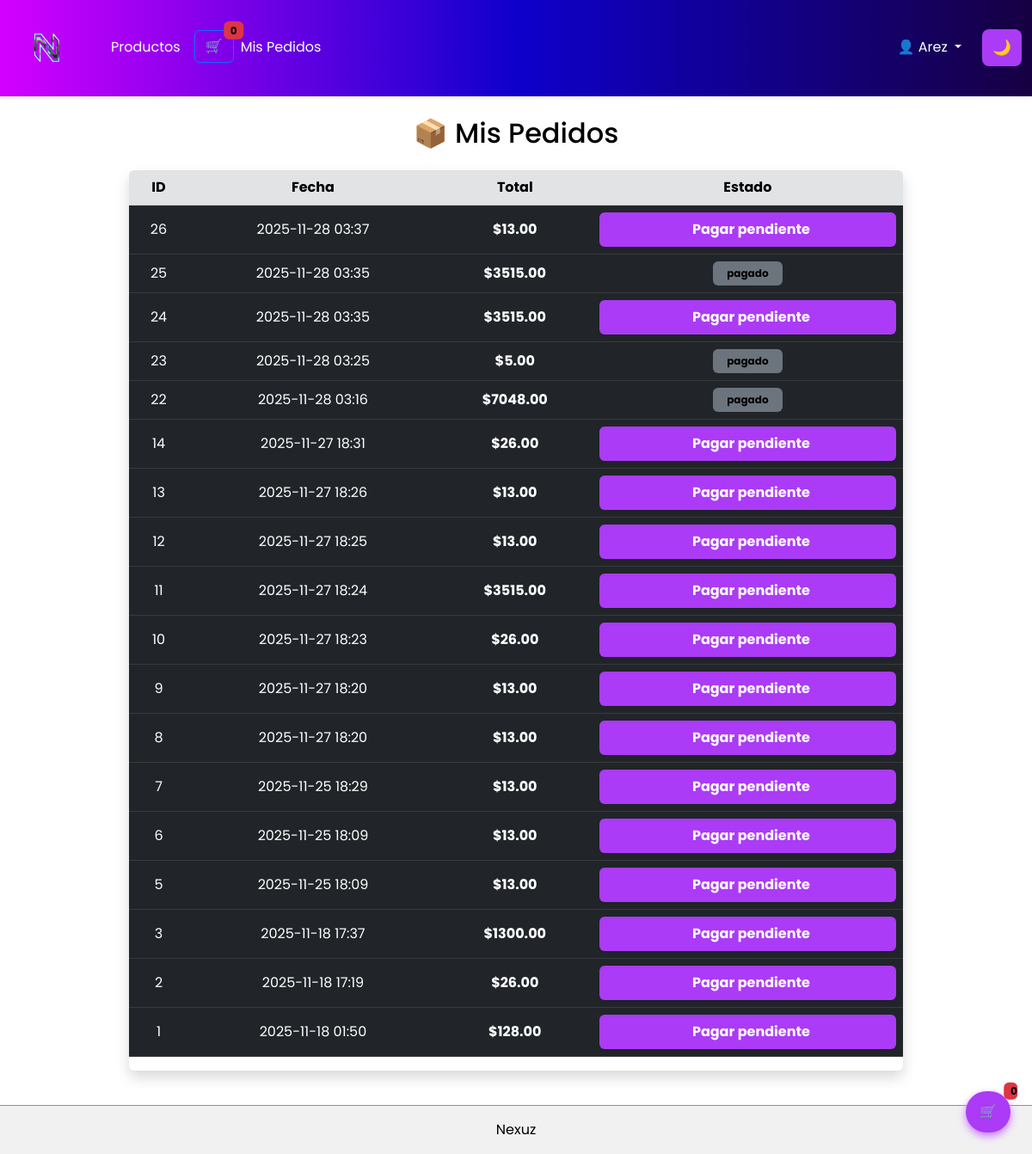
Screenshot of /pedidos/mios (signed in) with the database file from the repository.
### models/pedido.py (models this page shows)
class Pedido(db.Model):
    id = db.Column(db.Integer, primary_key=True)
    usuario_id = db.Column(db.Integer, nullable=False)
    fecha = db.Column(db.DateTime, default=datetime.utcnow)
    total = db.Column(db.Float, nullable=False)
    estado = db.Column(db.String(20), default="pendiente")  # pendiente | pagado | entregado

### routes/pedidos.py (the view)
@pedidos_bp.get("/pedidos/mios")
def mis_pedidos():
    if not session.get("usuario_id"):
        return redirect(url_for("auth.login"))
    pedidos = Pedido.query.filter_by(
        usuario_id=session["usuario_id"]
    ).order_by(Pedido.fecha.desc()).all()
    return render_template("pedidos/mios.html", pedidos=pedidos)

### templates/pedidos/mios.html (shortened to what this page needs)
{% extends "base.html" %}
{% block content %}
<h2 class="mb-4 text-center">📦 Mis Pedidos</h2>
{% if pedidos %}
<div class="d-flex justify-content-center">
    <div class="table-responsive shadow rounded" style="max-width: 900px; width: 100%;">
        <table class="table table-dark table-hover align-middle text-center">
            <thead class="table-secondary text-dark">
                <tr>
                    <th>ID</th>
                    <th>Fecha</th>
                    <th>Total</th>
                    <th>Estado</th>
                </tr>
            </thead>
            <tbody>
                {% for p in pedidos %}
                <tr>
                    <td>{{ p.id }}</td>
                    <td>{{ p.fecha.strftime('%Y-%m-%d %H:%M') }}</td>
                    <td class="fw-bold">${{ "%.2f"|format(p.total) }}</td>
                    <td>
                        {% if p.estado == "pendiente" %}
            <form action="{{ url_for('pedidos.pagar_pendiente', pedido_id=p.id) }}"
                  method="post" class="d-grid">
               <button type="submit"
                       class="btn btn-success w-100 py-2 fs-6 fw-bold shadow-sm d-flex align-items-center justify-content-center gap-2">
                   Pagar pendiente
              </button>
            </form>
                        {% elif p.estado == "completado" %}
                            <span class="badge bg-success px-3 py-2">Completado</span>
                        {% else %}
                            <span class="badge bg-secondary px-3 py-2">{{ p.estado }}</span>
                        {% endif %}
                    </td>
                </tr>
                {% endfor %}
            </tbody>
        </table>
    </div>
</div>
{% else %}
<p class="alert alert-info text-center mt-4">Aún no tienes pedidos registrados.</p>
{% endif %}
{% endblock %}

### static/css/estilos.css (style rules this page uses)
:root { --bg: #ffffff; --text: #000000; --card-bg: #f1f1f1; --accent: #ab3bf6; --nav-bg: linear-gradient(90deg, #d400ff 0%, #0e00cc 50%, #170042 100%); --nav-text: #ffffff; }
body { background: var(--bg); color: var(--text); margin: 0; font-family: "Poppins", sans-serif; transition: 0.3s ease; }
.btn-primary, .btn-success, .btn-outline-success { background: var(--accent) !important; border: none !important; }
.badge { color: var(--text) !important; }
.text-white, .text-dark { color: var(--text) !important; }

### rows the page displays
Pedido: id "26", fecha "2025-11-28 03:37", total "13.00"
Pedido: id "25", fecha "2025-11-28 03:35", total "3515.00", estado "pagado"
Pedido: id "24", fecha "2025-11-28 03:35", total "3515.00"
Pedido: id "23", fecha "2025-11-28 03:25", total "5.00", estado "pagado"
Pedido: id "22", fecha "2025-11-28 03:16", total "7048.00", estado "pagado"
Pedido: id "14", fecha "2025-11-27 18:31", total "26.00"
Pedido: id "13", fecha "2025-11-27 18:26", total "13.00"
Pedido: id "12", fecha "2025-11-27 18:25", total "13.00"
Pedido: id "11", fecha "2025-11-27 18:24", total "3515.00"
Pedido: id "10", fecha "2025-11-27 18:23", total "26.00"
Pedido: id "9", fecha "2025-11-27 18:20", total "13.00"
Pedido: id "8", fecha "2025-11-27 18:20", total "13.00"
Pedido: id "7", fecha "2025-11-25 18:29", total "13.00"
Pedido: id "6", fecha "2025-11-25 18:09", total "13.00"
Pedido: id "5", fecha "2025-11-25 18:09", total "13.00"
Pedido: id "3", fecha "2025-11-18 17:37", total "1300.00"
Pedido: id "2", fecha "2025-11-18 17:19", total "26.00"
Pedido: id "1", fecha "2025-11-18 01:50", total "128.00"

### other values shown
{{ (session.get('carrito') or []) | length }} "0"
{{ session['usuario_nombre'] }} "Arez"
